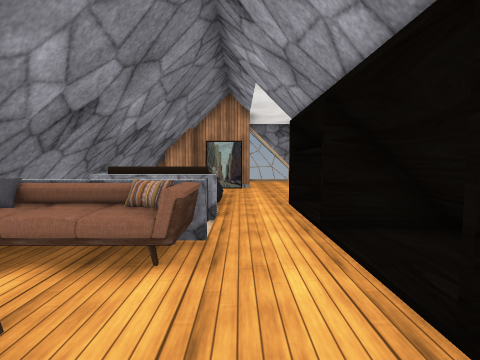
[1] (above)

16 first-person views from a walk through a 3-D level made in the Unity game engine. The camera is 1.3 m above the floor, tilts 4° down and sees 85° across. The floor is counted in squares, 1 m on a side. Each view is taken from the middle of a square. On the plan, view 1 faces up. The plan holds only what a view shows up to about 13 squares ahead; the rest is blank. The place goes on beyond the plan. The player character is not drawn. Door leaves are left out, so doorways stand open. Some surface patterns are stand-ins.

[2]
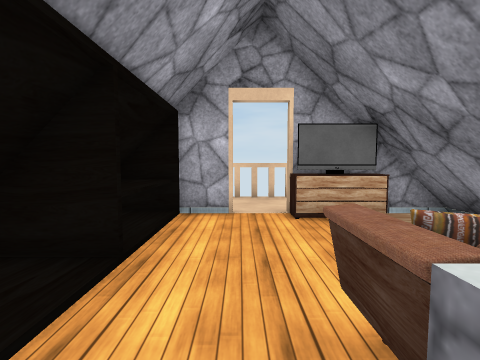

[3]
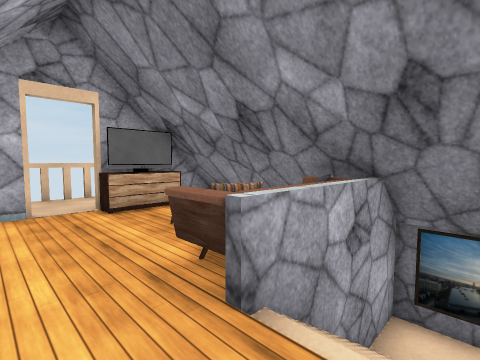

[4]
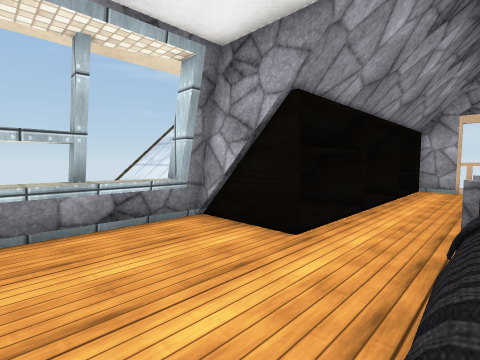

[5]
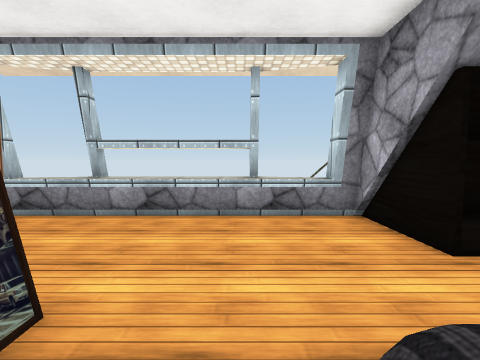

[6]
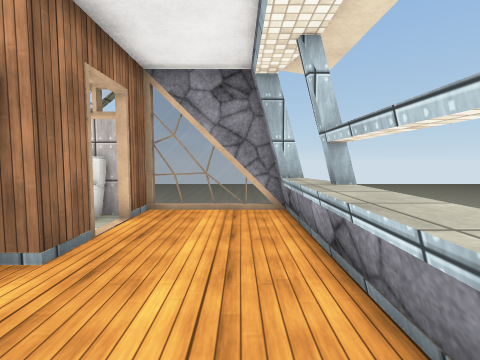

[7]
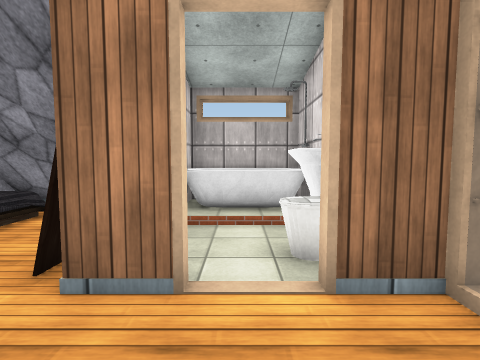

[8]
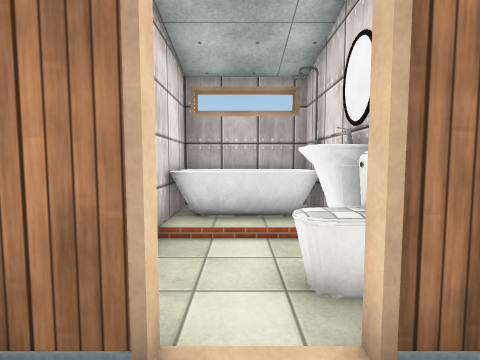

[9]
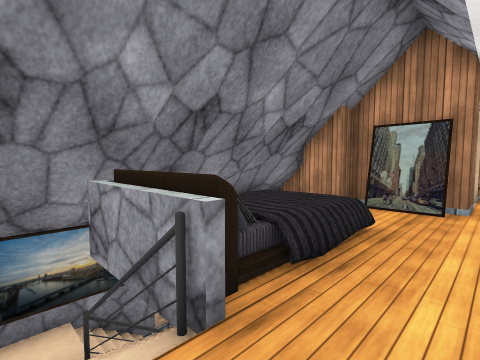

[10]
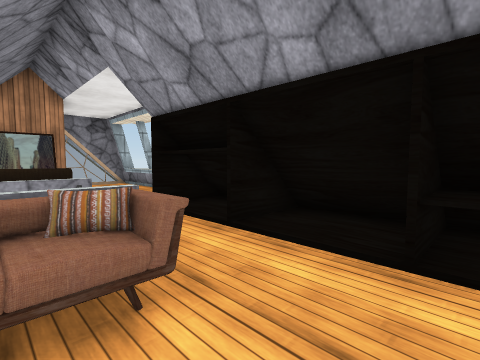

[11]
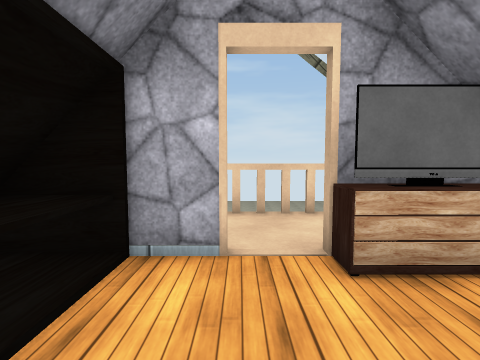

[12]
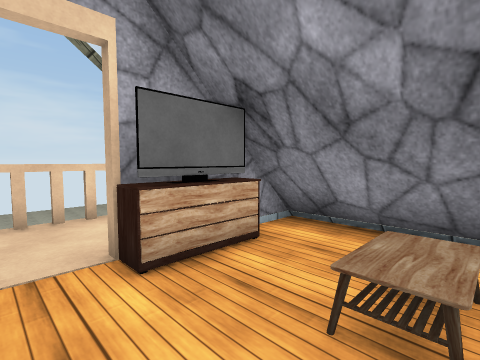

[13]
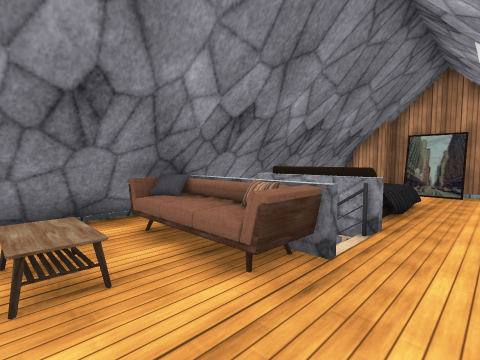

[14]
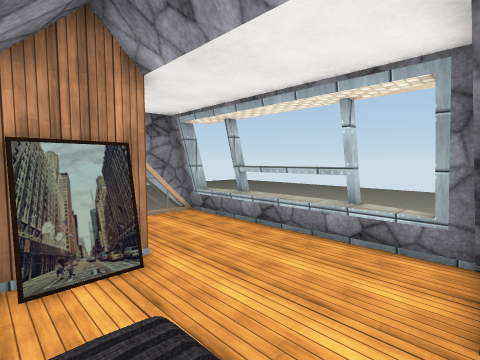

[15]
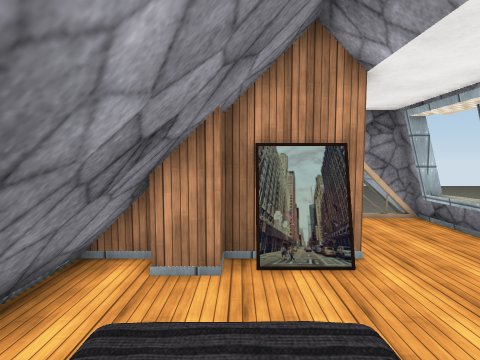

[16]
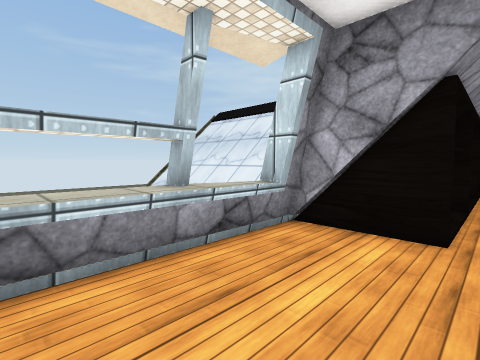

### Floor plan
Key: @ floor where view 1 was taken; # wall or solid block; . main floor; : floor 0.75 m higher than the main floor; - floor 2 m lower than the main floor; / step, stairs or slope; D open door; = window, fence, low wall or low ledge; ^ raised ledge; B bed; S sofa; T TV; I toilet; O other object.
Columns run from 5 left of view 1 to 5 right of it. Each row starts with its distance up from view 1.
 19         #
 18         #==
 17 ######==##=
 16 OOO#I#...D=
 15 OOO..D...^#
 14 OOO..D...DD
 13 ######...DD
 12  O.......DD
 11  #.......DD
 10    :B....^=
  9     /....#=
  8    :B..D##
  7  # BB..
  6 #####..D
  5 #-///..D
  4 # #SS..D#
  3 ^##SS..D#
  2  ^..D..D#
  1 ^^ ....D
  0 ^^...@.D
 -1 ^^#TODDD
 -2 ^^##DDD#
 -3   #...
 -4   #

Where each view was taken, in squares from view 1:
view 1: 0 up, 0 right, facing up
view 2: 5 up, 0 right, facing down
view 3: 6 up, 1 right, facing down-left
view 4: 12 up, 1 left, facing down-right
view 5: 11 up, 2 left, facing right
view 6: 10 up, 3 right, facing up
view 7: 15 up, 3 right, facing left
view 8: 15 up, 2 right, facing left
view 9: 5 up, 1 right, facing up-left
view 10: 1 up, 2 left, facing up-right
view 11: 2 up, 0 right, facing down
view 12: 2 up, 0 right, facing down-left
view 13: 1 up, 1 right, facing up-left
view 14: 8 up, 2 left, facing up-right
view 15: 8 up, 2 left, facing up
view 16: 13 up, 1 right, facing down-right
